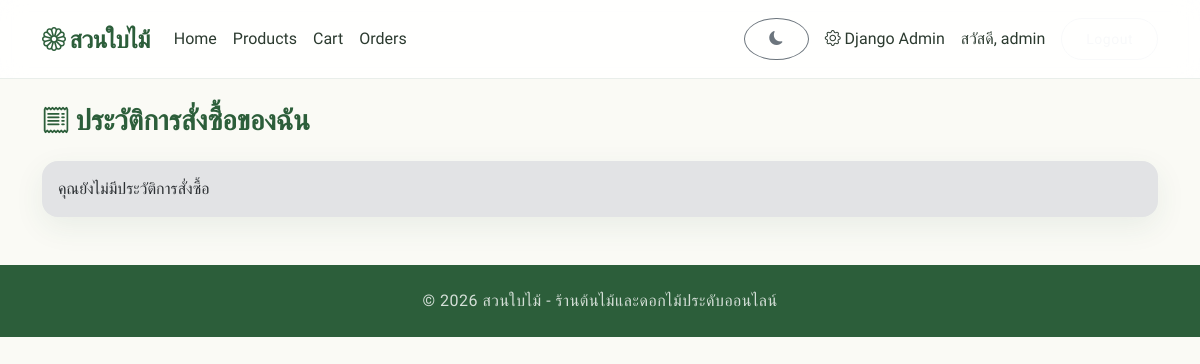
Page /orders/history/ (signed in) on the earlier database version.
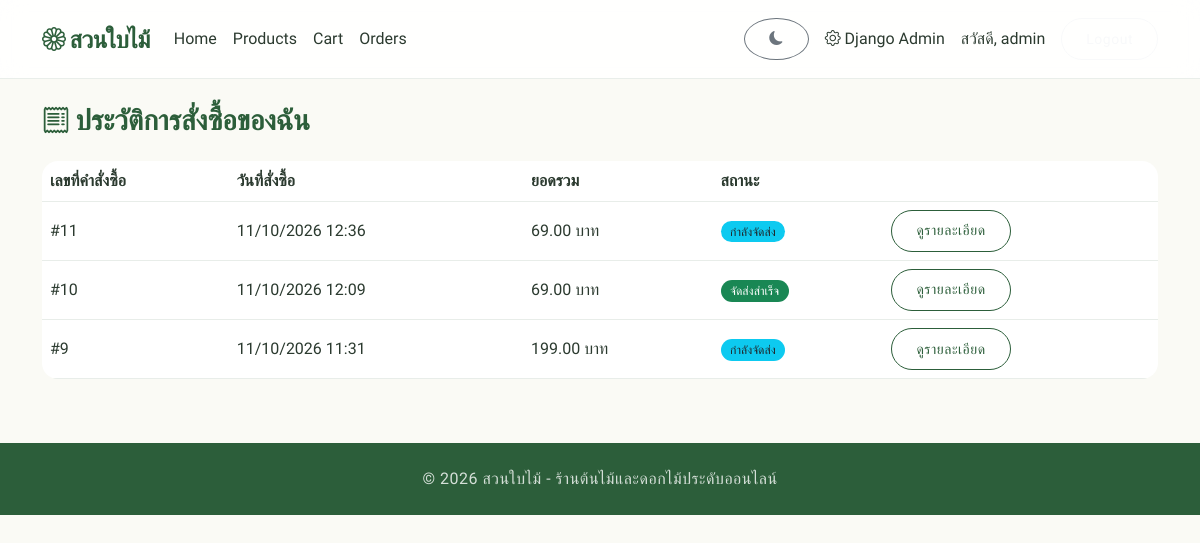
Same page on the later database version.
### accounts/models.py (models this page shows, shortened)
class User(AbstractUser):
    phone = models.CharField('เบอร์โทรศัพท์', max_length=15, blank=True)
    address = models.TextField('ที่อยู่', blank=True)

### orders/models.py (models this page shows, shortened)
class Order(models.Model):
    STATUS_PENDING = 'pending'
    STATUS_SHIPPING = 'shipping'
    STATUS_COMPLETED = 'completed'
    STATUS_CANCELLED = 'cancelled'
    STATUS_CHOICES = [
        (STATUS_PENDING, 'รอดำเนินการ'),
        (STATUS_SHIPPING, 'กำลังจัดส่ง'),
        (STATUS_COMPLETED, 'จัดส่งสำเร็จ'),
        (STATUS_CANCELLED, 'ยกเลิก'),
    ]
    user = models.ForeignKey(
        settings.AUTH_USER_MODEL, verbose_name='ลูกค้า',
        on_delete=models.CASCADE, related_name='orders'
    )
    receiver_name = models.CharField('ชื่อผู้รับ', max_length=150)
    phone = models.CharField('เบอร์โทรศัพท์', max_length=15)
    shipping_address = models.TextField('ที่อยู่จัดส่ง')
    total_price = models.DecimalField('ราคารวม', max_digits=10, decimal_places=2)
    status = models.CharField('สถานะ', max_length=20, choices=STATUS_CHOICES, default=STATUS_PENDING)
    created_at = models.DateTimeField('วันที่สั่งซื้อ', auto_now_add=True)
    class Meta:
        verbose_name = 'คำสั่งซื้อ'
        verbose_name_plural = 'คำสั่งซื้อ'
        ordering = ['-created_at']

### orders/views.py (the view)
# urls.py: path('history/', views.order_history_view, name='order_history'),
@login_required
def order_history_view(request):
    orders = Order.objects.filter(user=request.user)
    return render(request, 'orders/order_history.html', {'orders': orders})

### cart/cart.py (called while the page is built, shortened)
    def __iter__(self):
        product_ids = list(self.cart.keys())
        products = Product.objects.filter(id__in=product_ids)
        products_map = {str(p.id): p for p in products}
        missing_ids = set(product_ids) - set(products_map.keys())
        if missing_ids:
            for product_id in missing_ids:
                self.cart.pop(product_id, None)
            self.save()

    def __len__(self):
        return sum(item["quantity"] for item in self)

### cart/context_processors.py (called while the page is built)
def cart_summary(request):
    cart = Cart(request)
    return {'cart_count': len(cart)}

### orders/templates/orders/order_history.html (shortened to what this page needs)
{% extends 'base.html' %}
{% block content %}
<h3 class="mb-4"><i class="bi bi-receipt"></i> ประวัติการสั่งซื้อของฉัน</h3>
{% if orders %}
<div class="table-responsive">
    <table class="table table-custom align-middle">
        <thead>
            <tr>
                <th>เลขที่คำสั่งซื้อ</th>
                <th>วันที่สั่งซื้อ</th>
                <th>ยอดรวม</th>
                <th>สถานะ</th>
                <th></th>
            </tr>
        </thead>
        <tbody>
            {% for order in orders %}
            <tr>
                <td>#{{ order.id }}</td>
                <td>{{ order.created_at|date:"d/m/Y H:i" }}</td>
                <td>{{ order.total_price }} บาท</td>
                <td>
                    <span class="badge
                        {% if order.status == 'pending' %}bg-warning text-dark
                        {% elif order.status == 'shipping' %}bg-info text-dark
                        {% elif order.status == 'completed' %}bg-success
                        {% else %}bg-secondary{% endif %}">
                        {{ order.get_status_display }}
                    </span>
                </td>
                <td>
                    <a href="{% url 'orders:order_detail' order.id %}" class="btn btn-sm btn-outline-primary">
                        ดูรายละเอียด
                    </a>
                </td>
            </tr>
            {% endfor %}
        </tbody>
    </table>
</div>
{% else %}
<div class="alert alert-secondary">คุณยังไม่มีประวัติการสั่งซื้อ</div>
{% endif %}
{% endblock %}

### templates/base.html (shortened to what this page needs)
{% load static %}
<!DOCTYPE html>
<html lang="th">
<head>
    <link href="https://cdn.jsdelivr.net/npm/bootstrap@5.3.3/dist/css/bootstrap.min.css" rel="stylesheet">
    <link href="https://cdn.jsdelivr.net/npm/bootstrap-icons@1.11.3/font/bootstrap-icons.css" rel="stylesheet">
    <link href="{% static 'css/style.css' %}?v=1.5" rel="stylesheet">
</head>
<body>
<nav class="navbar navbar-expand-lg sticky-top">
    <div class="container">
        <a class="navbar-brand fw-bold" href="{% url 'products:home' %}">
            <i class="bi bi-flower1"></i> สวนใบไม้
        </a>
        <div class="collapse navbar-collapse" id="navbarMain">
            <ul class="navbar-nav me-auto mb-2 mb-lg-0">
                <li class="nav-item">
                    <a class="nav-link" href="{% url 'products:home' %}">Home</a>
                </li>
                <li class="nav-item">
                    <a class="nav-link" href="{% url 'products:product_list' %}">Products</a>
                </li>
                <li class="nav-item">
                    <a class="nav-link" href="{% url 'cart:cart_detail' %}">
                        Cart {% if cart_count %}<span class="badge bg-light text-dark">{{ cart_count }}</span>{% endif %}
                    </a>
                </li>
                {% if user.is_authenticated %}
                <li class="nav-item">
                    <a class="nav-link" href="{% url 'orders:order_history' %}">Orders</a>
                </li>
                {% endif %}
            </ul>
            <ul class="navbar-nav align-items-center">
                <li class="nav-item me-2">
                    <button id="themeToggle" class="btn btn-outline-secondary btn-sm rounded-circle" aria-label="Toggle Theme">
                        <i class="bi bi-moon-fill" id="themeIcon"></i>
                    </button>
                </li>
                {% if user.is_authenticated %}
                    {% if user.is_staff %}
                    <li class="nav-item">
                        <a class="nav-link" href="{% url 'admin:index' %}">
                            <i class="bi bi-gear"></i> Django Admin
                        </a>
                    </li>
                    {% endif %}
                    <li class="nav-item">
                        <span class="nav-link">สวัสดี, {{ user.first_name|default:user.username }}</span>
                    </li>
                    <li class="nav-item">
                        <form method="post" action="{% url 'accounts:logout' %}" class="d-inline">
                            <button type="submit" class="btn btn-outline-light btn-sm ms-2">Logout</button>
                        </form>
                    </li>
                {% endif %}
            </ul>
        </div>
    </div>
</nav>
<main class="container my-4">
    {% block content %}{% endblock %}
</main>
<footer class="text-center py-4 mt-5 footer-custom">
    <p class="mb-0">&copy; 2026 สวนใบไม้ - ร้านต้นไม้และดอกไม้ประดับออนไลน์</p>
</footer>
</body>
</html>

### static/css/style.css (style rules this page uses)
:root { --primary: #2C5E3A; --primary-light: #3d7e4f; --secondary: #8CA790; --accent: #CC7A52; --bg-color: #FAFAF5; --text-main: #2b3a2f; --text-muted: #6b7a6f; --white: #ffffff; --shadow-soft: 0 10px 30px rgba(44, 94, 58, 0.08); --shadow-hover: 0 20px 40px rgba(44, 94, 58, 0.15); --navbar-bg: rgba(255, 255, 255, 0.85); --navbar-border: rgba(44, 94, 58, 0.1); --radius-sm: 8px; --radius-md: 16px; --radius-lg: 24px; --radius-pill: 50px; --transition: all 0.3s cubic-bezier(0.25, 0.8, 0.25, 1); --bs-body-color: var(--text-main); --bs-body-bg: var(--bg-color); }
body { background-color: var(--bg-color); color: var(--text-main); font-family: 'Prompt', 'Outfit', sans-serif; -webkit-font-smoothing: antialiased; }
h1, h2, h3, h4, h5, h6, .navbar-brand { font-family: 'Outfit', 'Prompt', sans-serif; font-weight: 600; color: var(--primary); }
.navbar { background-color: var(--navbar-bg) !important; backdrop-filter: blur(12px); -webkit-backdrop-filter: blur(12px); border-bottom: 1px solid var(--navbar-border); padding: 1rem 0; transition: var(--transition); }
.navbar.sticky-top { position: sticky; top: 0; z-index: 1030; }
.navbar-brand { font-size: 1.5rem; color: var(--primary) !important; letter-spacing: -0.5px; }
.navbar-nav .nav-link { color: var(--text-main) !important; font-weight: 500; padding: 0.5rem 1.2rem; border-radius: var(--radius-pill); transition: var(--transition); }
.btn { border-radius: var(--radius-pill); padding: 0.6rem 1.5rem; font-weight: 500; transition: var(--transition); letter-spacing: 0.5px; }
.btn-outline-primary { color: var(--primary); border-color: var(--primary); }
.badge { border-radius: var(--radius-pill); padding: 0.4em 0.8em; font-weight: 500; }
.footer-custom { background-color: var(--primary); color: rgba(255,255,255,0.8); border-top: none; padding: 3rem 0; margin-top: 5rem; }
.footer-custom p { font-weight: 300; letter-spacing: 0.5px; }
.table-custom { background-color: var(--white) !important; color: var(--text-main) !important; border-radius: var(--radius-md); overflow: hidden; }
.table-custom th, .table-custom td { background-color: transparent !important; color: var(--text-main) !important; border-bottom-color: rgba(140, 167, 144, 0.2); }

Differences in the rows shown:
added Order: id "11", created_at "11/10/2026 12:36", total_price "69.00", status "กำลังจัดส่ง"
added Order: id "10", created_at "11/10/2026 12:09", total_price "69.00", status "จัดส่งสำเร็จ"
added Order: id "9", created_at "11/10/2026 11:31", total_price "199.00", status "กำลังจัดส่ง"
Other differences:
text no longer shown: "คุณยังไม่มีประวัติการสั่งซื้อ"
text now shown: "เลขที่คำสั่งซื้อ วันที่สั่งซื้อ ยอดรวม สถานะ"
